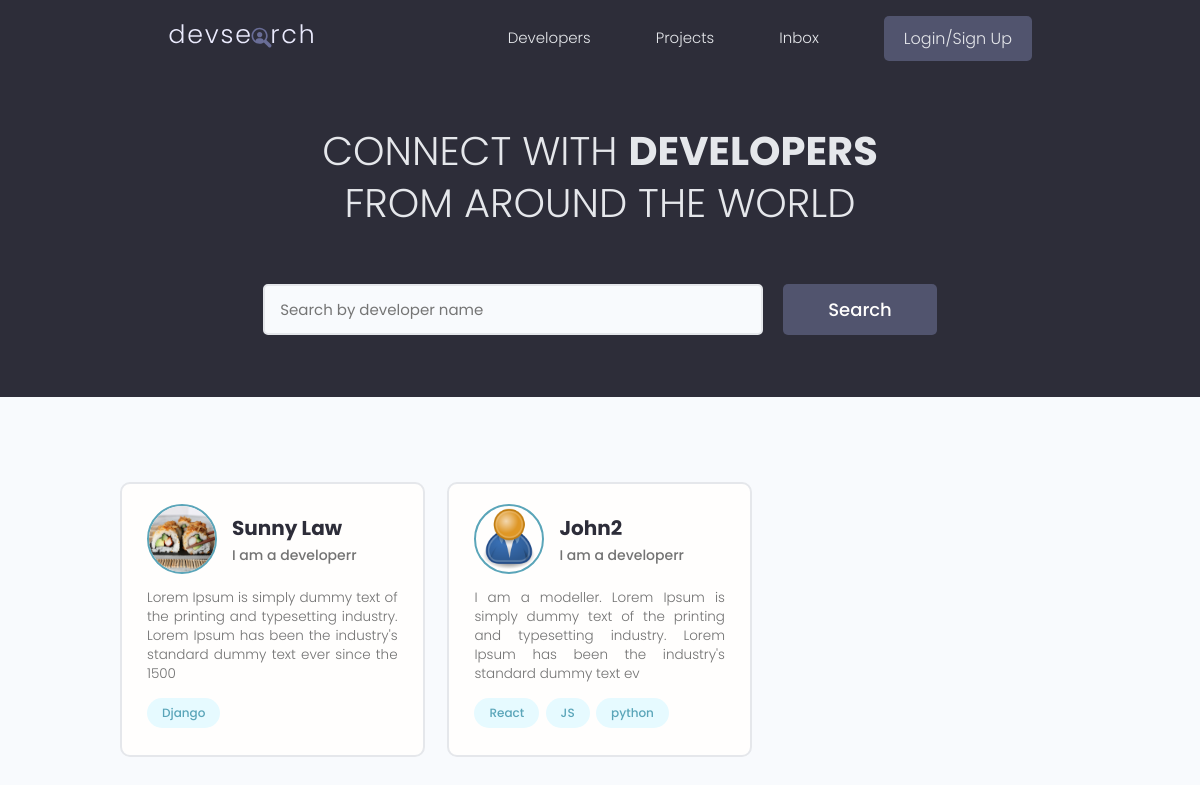
Before: / with the older database file.
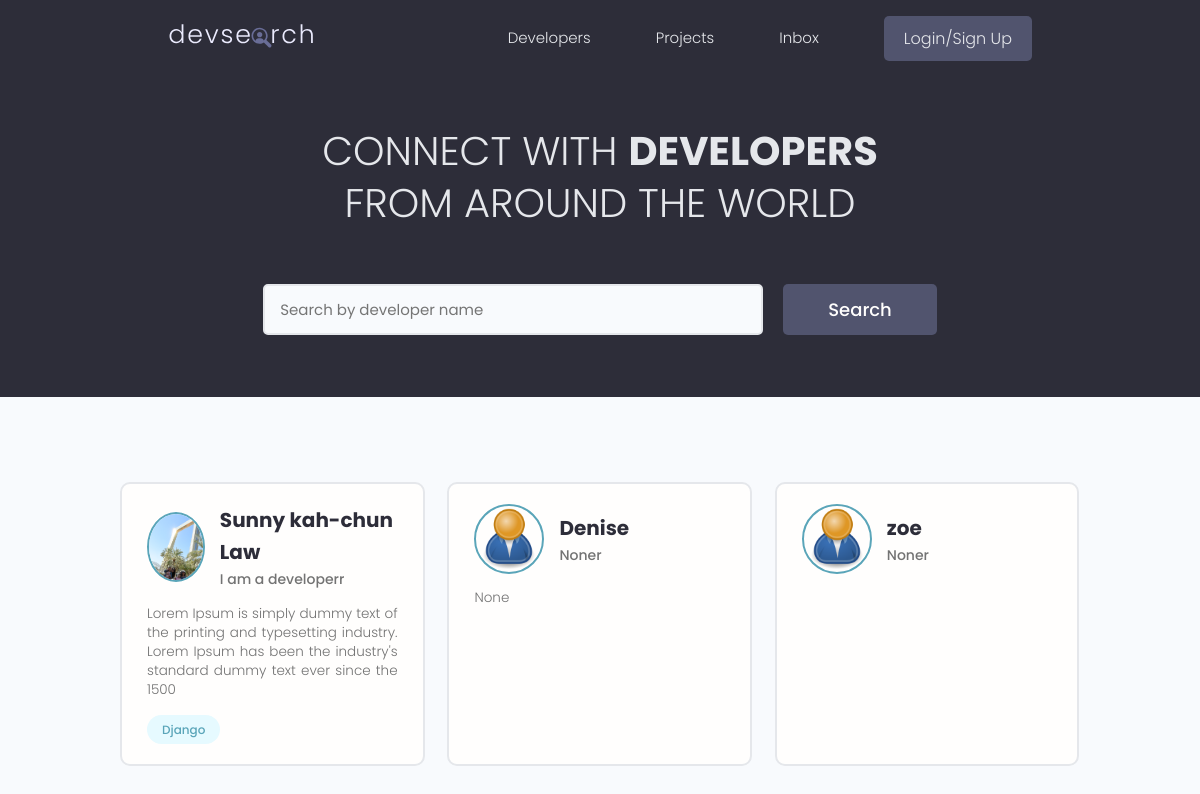
After: the same page with the newer database file.
### users/models.py (models this page shows, shortened)
class Profile(models.Model):
    user = models.OneToOneField(
        User, on_delete=models.CASCADE, null=True, blank=True)
    name = models.CharField(max_length=200, blank=True, null=True)
    email = models.EmailField(max_length=500, blank=True, null=True)
    username = models.CharField(max_length=200, blank=True, null=True)
    location = models.CharField(max_length=200, blank=True, null=True)
    short_intro = models.CharField(max_length=200, blank=True, null=True)
    bio = models.TextField(blank=True, null=True)
    profile_image = models.ImageField(
        null=True, blank=True, upload_to='profiles/', default="profiles/user-default.png")
    social_github = models.CharField(max_length=200, blank=True, null=True)
    social_twitter = models.CharField(max_length=200, blank=True, null=True)
    social_linkedin = models.CharField(max_length=200, blank=True, null=True)
    social_youtube = models.CharField(max_length=200, blank=True, null=True)
    social_website = models.CharField(max_length=200, blank=True, null=True)
    created = models.DateTimeField(auto_now_add=True)
    id = models.UUIDField(default=uuid.uuid4, unique=True,
                          primary_key=True, editable=False)

class Skill(models.Model):
    owner = models.ForeignKey(
        Profile, on_delete=models.CASCADE, null=True, blank=True)
    name = models.CharField(max_length=200, blank=True, null=True)
    description = models.TextField(blank=True, null=True)
    created = models.DateTimeField(auto_now_add=True)
    id = models.UUIDField(default=uuid.uuid4, unique=True,
                          primary_key=True, editable=False)
    def __str__(self):
        return str(self.name)

### users/views.py (the view)
# urls.py: path('', views.profiles, name="profiles"),
def profiles(request):
    Profiles = Profile.objects.all()
    context = {'profiles': Profiles}
    return render(request, 'users/profiles.html', context)

### users/templates/users/profiles.html (shortened to what this page needs)
{% extends 'main.html' %}
{% block content %}
    <main class="home">
        <section class="hero-section text-center">
          <div class="container container--narrow">
            <div class="hero-section__box">
              <h2>CONNECT WITH <span>DEVELOPERS</span></h2>
              <h2>FROM AROUND THE WORLD</h2>
            </div>
            <div class="hero-section__search">
              <form class="form" action="#" method="get">
                <div class="form__field">
                  <input class="input input--text" id="formInput#search" type="text" name="text"
                    placeholder="Search by developer name" />
                </div>
                <input class="btn btn--sub btn--lg" type="submit" value="Search" />
              </form>
            </div>
          </div>
        </section>
        <section class="devlist">
          <div class="container">
            <div class="grid grid--three">
            {% for profile in profiles %}
            <div class="column card">
                <div class="dev">
                    <a href="{% url 'user-profile' profile.id %}" class="card__body">
                        <div class="dev__profile">
                            <img class="avatar avatar--md" src="{{ profile.profile_image.url }}" alt="image" />
                            <div class="dev__meta">
                                <h3>{{profile.name}}</h3>
                                <h5>{{profile.short_intro}}r</h5>
                            </div>
                        </div>
                        <p class="dev__info">
                            {{profile.bio|slice:"150"}}
                        </p>
                        <div class="dev__skills">
                            {% for skill in profile.skill_set.all|slice:"5"%}
                            <span class="tag tag--pill tag--main">
                                <small>{{skill}}</small>
                            </span>
                            {% endfor %}
                        </div>
                    </a>
                </div>
            </div>
            {% endfor %}
            </div>
          </div>
        </section>
      </main>
{% endblock content %}

### templates/main.html (shortened to what this page needs)
<!DOCTYPE html>
{% load static %}
<html>
    <head>
        <link rel="stylesheet" href="https://cdn.iconmonstr.com/1.3.0/css/iconmonstr-iconic-font.min.css" />
        <link rel="stylesheet" href="{% static 'uikit/styles/uikit.css' %}" />
        <link rel="stylesheet" href="{% static 'styles/app.css' %}" />
    </head>
    <body>
        {% include "navbar.html" %}
        {% block content %}
        {% endblock content %}
    </body>
</html>

### templates/navbar.html (shortened to what this page needs)
{% load static %}
<header class="header">
    <div class="container container--narrow">
      <a href="{% url 'profiles' %}" class="header__logo">
        <img src="{% static 'images/logo.svg' %}" alt="DevSearch Logo" />
      </a>
      <nav class="header__nav">
        <ul class="header__menu">
          <li class="header__menuItem"><a href="{% url 'profiles' %}">Developers</a></li>
          <li class="header__menuItem"><a href="{% url 'projects' %}">Projects</a></li>
          <li class="header__menuItem"><a href="">Inbox</a></li>
          {% if request.user.is_authenticated %}
          <li class="header__menuItem"><a href="{% url 'account' %}">Account</a></li>
          <li class="header__menuItem"><a href="{% url 'create-project' %}" class="btn btn--sub">Add Projects</a></li>
          <li class="header__menuItem"><a href="{% url 'logout' %}" class="btn btn--sub">Logout</a></li>
          {% else %}
          <li class="header__menuItem"><a href="{% url 'login' %}" class="btn btn--sub">Login/Sign Up</a></li>
          {% endif %}
        </ul>
      </nav>
    </div>
  </header>

### static/styles/app.css (style rules this page uses)
:root { --color-sub: #2d2d39; }
.btn--sub { background-color: var(--color-sub-light); }
.card { border: 2px solid var(--color-light); }
img { width: 100%; }
.header { position: sticky; z-index: 111; background-color: var(--color-sub); padding: 1.5rem 0; }
.header > .container { display: flex; justify-content: space-between; align-items: center; }
.header__logo > img { height: 3.8rem; }
.header__nav > ul { display: inline-flex; align-items: center; list-style: none; gap: 6.5rem; }
.header__menuItem > a { color: var(--color-light); font-weight: 300; }
.hero-section { height: 40vh; display: flex; align-items: center; background-color: var(--color-sub); }
.hero-section__box { margin-bottom: 4rem; }
.hero-section__box > h2, .hero-section__box > h2 > span { font-size: 4rem; color: var(--color-light); line-height: 1.3; text-transform: uppercase; }
.hero-section__box > h2 { font-weight: 300; }
.hero-section__box > h2 > span { font-weight: 700; }
.hero-section__search > .form { display: flex; align-items: center; justify-content: center; gap: 2rem; }
.hero-section__search > .form input.input--text { width: 50rem; }
.devlist { margin-top: 8rem; }
.devlist .grid { align-items: stretch; }
.devlist .dev .dev__profile { display: flex; align-items: center; gap: 1.5rem; }
.devlist .dev .dev__meta h3 { color: var(--color-sub); font-size: 2rem; font-weight: 700; }
.devlist .dev .dev__meta h5 { color: var(--color-text); font-size: 1.4rem; font-weight: 500; }
.devlist .dev .dev__info { margin: 1.5rem 0; font-size: 1.35rem; line-height: 1.4; text-align: justify; }

### static/uikit/styles/modules/_variables.css (style rules this page uses)
:root { --color-main: #5aa5b9; --color-main-light: #e6faff; --color-sub: #3f4156; --color-sub-light: #51546e; --color-sub-lighter: #ededfd; --color-text: #737373; --color-gray: #8b8b8b; --color-light: #e5e7eb; --color-light-gray: #767676; --color-bg: #f8fafd; --color-white: #fffefd; --color-white-light: #f3f3f3; --color-success: #359e64; --color-success-bg: #def8e8; --color-error: #fc4b0b; --color-error-bg: #fff2ee; --font-base: 'Poppins', arial, helvetica, 'Segoe UI', roboto, ubuntu, sans-serif; --font-monospace: 'Fira Code', 'Courier New', courier, monospace; --font-regular: 300; --font-medium: 500; --font-bold: 700; --generic-shadow: 1px 1px 5px #00000010; --generic-transition: all 0.3s ease-in-out; }

### static/uikit/styles/modules/_base.css (style rules this page uses)
* { margin: 0; padding: 0; box-sizing: border-box; text-rendering: optimizeLegibility; color: inherit; font-size: inherit; }
html { font-size: 50%; }
@media only screen and (min-width: 480px) { html { font-size: 56.25%; } }
@media only screen and (min-width: 1200px) { html { font-size: 62.5%; } }
body { line-height: 1.6; font-weight: 400; font-size: 1.5rem; color: var(--color-text); background-color: var(--color-bg); min-height: 100vh; }

### static/uikit/styles/modules/_typography.css (style rules this page uses)
* { font-family: var(--font-base); }
h2 { font-size: 3.6rem; font-weight: var(--font-bold); }
h3 { font-size: 3.2rem; font-weight: var(--font-medium); }
h5 { font-size: 2.4rem; font-weight: var(--font-medium); }
h5, h6 { font-weight: var(--font-regular); }
p, span, strong { font-size: 1.6rem; color: var(--color-text); font-weight: var(--font-regular); }
a { padding-bottom: 2px; text-decoration: none; display: inline-block; color: var(--color-main); font-weight: var(--font-medium); }

### static/uikit/styles/modules/_utilities.css (style rules this page uses)
.container { width: 92%; max-width: 165rem; margin: 0 auto; box-sizing: border-box; }
.container--narrow { width: 92%; max-width: 120rem; }
@media screen and (min-width: 1000px) { .container { width: 90%; } }
@media screen and (min-width: 1000px) { .container--narrow { width: 85%; } }
@media screen and (min-width: 1200px) { .container { width: 80%; } }
@media screen and (min-width: 1200px) { .container--narrow { width: 72%; } }
.text-center { text-align: center; }

### static/uikit/styles/modules/_avatar.css (style rules this page uses)
.avatar { border-radius: 50%; border: 2px solid var(--color-main); object-fit: cover; }
.avatar--md { height: 7rem; width: 7rem; }

### static/uikit/styles/modules/_button.css (style rules this page uses)
.btn { display: inline-block; position: relative; cursor: pointer; background-color: var(--color-light); font-weight: var(--font-medium); color: var(--color-sub); text-decoration: none; padding: 1rem 2rem; border-radius: 0.5rem; border: none; width: -webkit-fit-content; width: -moz-fit-content; width: fit-content; height: -webkit-fit-content; height: -moz-fit-content; height: fit-content; font-size: 1.6rem; outline-width: 0; outline-color: transparent; -webkit-backface-visibility: hidden; backface-visibility: hidden; transition: all 0.3s ease-in-out; }
.btn--sub { background-color: var(--color-sub); color: var(--color-white); }
.btn--lg { font-size: 1.8rem; padding: 1.2rem 4.5rem; }

Changed rows visible on the page:
removed Profile: profile_image (placeholder picture), name "John2", short_intro "I am a developer", bio "I am a modeller. Lorem Ipsum is simply dummy text of the printing and typesetting industry. Lorem Ipsum has been the industry's standard dummy text ev"
removed Skill: name "React", shown under "John2"
removed Skill: name "JS", shown under "John2"
removed Skill: name "python", shown under "John2"
changed Profile "I am a developer": profile_image: a different picture; name "Sunny Law" → "Sunny kah-chun Law"
added Profile: profile_image (placeholder picture), name "Denise", short_intro "None", bio "None"
added Profile: profile_image (placeholder picture), name "zoe", short_intro "None"
